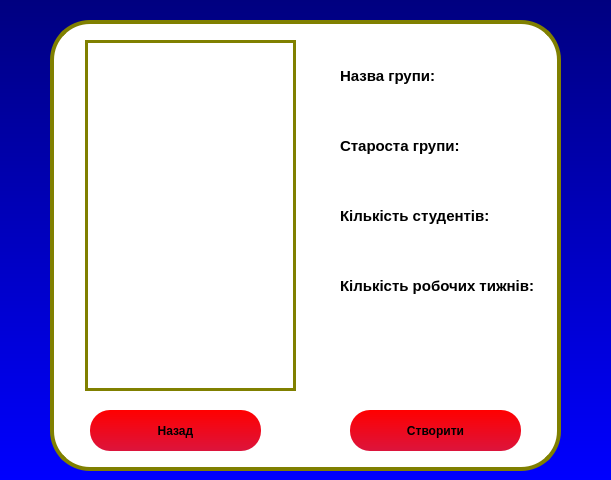
<?xml version="1.0" encoding="UTF-8"?>
<ui version="4.0">
 <class>MainWindow</class>
 <widget class="QMainWindow" name="MainWindow">
  <property name="geometry">
   <rect>
    <x>0</x>
    <y>0</y>
    <width>611</width>
    <height>480</height>
   </rect>
  </property>
  <property name="minimumSize">
   <size>
    <width>611</width>
    <height>480</height>
   </size>
  </property>
  <property name="maximumSize">
   <size>
    <width>611</width>
    <height>480</height>
   </size>
  </property>
  <property name="windowTitle">
   <string>MainWindow</string>
  </property>
  <property name="styleSheet">
   <string notr="true">#frame
{
border: 4px solid olive;
border-radius: 40px;
background: white;
}
QMainWindow
{
	background: QLinearGradient(x1: 0, y1: 0, x2: 0, y2: 1, stop: 0 #000080, stop: 1 #0000FF);
	font-family: century gothic
}
QToolButton
{
	border-radius: 70px;
	background: #808000
}
QLabel
{
	border: 0px;
	font-weight: bold;
	font-size: 15px;
	background: white;
}
QPushButton
{
	background: #FF0000;
	border-radius: 20px;
	font-weight: bold;
	font-size: 12px;
	background: QLinearGradient(x1: 0, y1: 0, x2: 0, y2: 1, stop: 0 #FF0000, stop: 1 #DC143C)
	
}
QLineEdit
{
	background: QLinearGradient(x1: 0, y1: 0, x2: 0, y2: 1, stop: 0 #C0C0C0, stop: 1 #DCDCDC)
}
QTableWidget
{
	border: 3px solid olive;
	background: white;
}</string>
  </property>
  <widget class="QWidget" name="centralwidget">
   <widget class="QFrame" name="frame">
    <property name="geometry">
     <rect>
      <x>50</x>
      <y>20</y>
      <width>511</width>
      <height>451</height>
     </rect>
    </property>
    <property name="frameShape">
     <enum>QFrame::StyledPanel</enum>
    </property>
    <property name="frameShadow">
     <enum>QFrame::Raised</enum>
    </property>
    <widget class="QLabel" name="label">
     <property name="geometry">
      <rect>
       <x>290</x>
       <y>40</y>
       <width>131</width>
       <height>31</height>
      </rect>
     </property>
     <property name="text">
      <string>Назва групи:</string>
     </property>
    </widget>
    <widget class="QLabel" name="label_2">
     <property name="geometry">
      <rect>
       <x>290</x>
       <y>180</y>
       <width>161</width>
       <height>31</height>
      </rect>
     </property>
     <property name="text">
      <string>Кількість студентів:</string>
     </property>
    </widget>
    <widget class="QLabel" name="label_3">
     <property name="geometry">
      <rect>
       <x>290</x>
       <y>250</y>
       <width>201</width>
       <height>31</height>
      </rect>
     </property>
     <property name="text">
      <string>Кількість робочих тижнів:</string>
     </property>
    </widget>
    <widget class="QLabel" name="label_4">
     <property name="geometry">
      <rect>
       <x>290</x>
       <y>110</y>
       <width>171</width>
       <height>31</height>
      </rect>
     </property>
     <property name="text">
      <string>Староста групи:</string>
     </property>
    </widget>
    <widget class="QLabel" name="label_5">
     <property name="geometry">
      <rect>
       <x>290</x>
       <y>70</y>
       <width>201</width>
       <height>41</height>
      </rect>
     </property>
     <property name="text">
      <string/>
     </property>
    </widget>
    <widget class="QLabel" name="label_6">
     <property name="geometry">
      <rect>
       <x>290</x>
       <y>140</y>
       <width>201</width>
       <height>41</height>
      </rect>
     </property>
     <property name="text">
      <string/>
     </property>
    </widget>
    <widget class="QLabel" name="label_7">
     <property name="geometry">
      <rect>
       <x>290</x>
       <y>210</y>
       <width>201</width>
       <height>41</height>
      </rect>
     </property>
     <property name="text">
      <string/>
     </property>
    </widget>
    <widget class="QLabel" name="label_8">
     <property name="geometry">
      <rect>
       <x>290</x>
       <y>280</y>
       <width>201</width>
       <height>41</height>
      </rect>
     </property>
     <property name="text">
      <string/>
     </property>
    </widget>
    <widget class="QPushButton" name="pushButton">
     <property name="geometry">
      <rect>
       <x>300</x>
       <y>390</y>
       <width>171</width>
       <height>41</height>
      </rect>
     </property>
     <property name="text">
      <string>Створити</string>
     </property>
    </widget>
    <widget class="QPushButton" name="pushButton_2">
     <property name="geometry">
      <rect>
       <x>40</x>
       <y>390</y>
       <width>171</width>
       <height>41</height>
      </rect>
     </property>
     <property name="text">
      <string>Назад</string>
     </property>
    </widget>
    <widget class="QTableWidget" name="tableWidget">
     <property name="geometry">
      <rect>
       <x>35</x>
       <y>20</y>
       <width>211</width>
       <height>351</height>
      </rect>
     </property>
     <property name="sizePolicy">
      <sizepolicy hsizetype="Expanding" vsizetype="Expanding">
       <horstretch>0</horstretch>
       <verstretch>0</verstretch>
      </sizepolicy>
     </property>
    </widget>
   </widget>
  </widget>
 </widget>
 <resources/>
 <connections/>
</ui>
